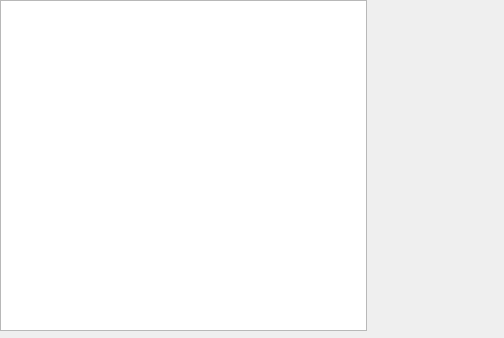
<?xml version="1.0" encoding="UTF-8"?>
<ui version="4.0">
 <class>Dialog</class>
 <widget class="QDialog" name="Dialog">
  <property name="geometry">
   <rect>
    <x>0</x>
    <y>0</y>
    <width>504</width>
    <height>338</height>
   </rect>
  </property>
  <property name="windowTitle">
   <string>Dialog</string>
  </property>
  <widget class="QWidget" name="horizontalLayoutWidget">
   <property name="geometry">
    <rect>
     <x>0</x>
     <y>0</y>
     <width>501</width>
     <height>331</height>
    </rect>
   </property>
   <layout class="QHBoxLayout" name="horizontalLayout">
    <item>
     <widget class="QTreeView" name="treeView"/>
    </item>
    <item>
     <widget class="QLabel" name="label">
      <property name="minimumSize">
       <size>
        <width>128</width>
        <height>128</height>
       </size>
      </property>
      <property name="text">
       <string/>
      </property>
      <property name="alignment">
       <set>Qt::AlignCenter</set>
      </property>
     </widget>
    </item>
   </layout>
  </widget>
 </widget>
 <resources/>
 <connections/>
</ui>
